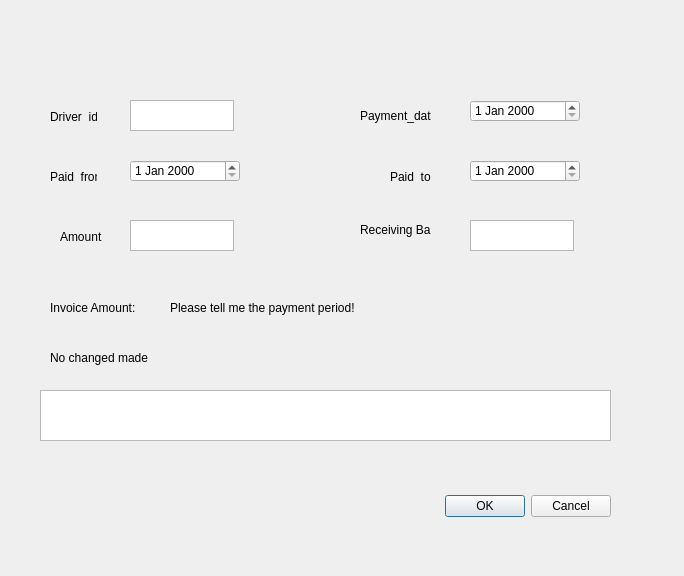
<?xml version="1.0" encoding="UTF-8"?>
<ui version="4.0">
 <class>Dialog</class>
 <widget class="QDialog" name="Dialog">
  <property name="geometry">
   <rect>
    <x>0</x>
    <y>0</y>
    <width>684</width>
    <height>576</height>
   </rect>
  </property>
  <property name="windowTitle">
   <string>Dialog</string>
  </property>
  <widget class="QDialogButtonBox" name="buttonBox">
   <property name="geometry">
    <rect>
     <x>270</x>
     <y>490</y>
     <width>341</width>
     <height>32</height>
    </rect>
   </property>
   <property name="orientation">
    <enum>Qt::Horizontal</enum>
   </property>
   <property name="standardButtons">
    <set>QDialogButtonBox::Cancel|QDialogButtonBox::Ok</set>
   </property>
  </widget>
  <widget class="QTableView" name="newRecord_output">
   <property name="geometry">
    <rect>
     <x>40</x>
     <y>390</y>
     <width>571</width>
     <height>51</height>
    </rect>
   </property>
  </widget>
  <widget class="QTextEdit" name="driverId_input">
   <property name="geometry">
    <rect>
     <x>130</x>
     <y>100</y>
     <width>104</width>
     <height>31</height>
    </rect>
   </property>
  </widget>
  <widget class="QLabel" name="label">
   <property name="geometry">
    <rect>
     <x>50</x>
     <y>110</y>
     <width>47</width>
     <height>13</height>
    </rect>
   </property>
   <property name="text">
    <string>Driver_id</string>
   </property>
  </widget>
  <widget class="QLabel" name="label_2">
   <property name="geometry">
    <rect>
     <x>50</x>
     <y>170</y>
     <width>47</width>
     <height>13</height>
    </rect>
   </property>
   <property name="text">
    <string>Paid_from</string>
   </property>
  </widget>
  <widget class="QTextEdit" name="amountPaid_input">
   <property name="geometry">
    <rect>
     <x>130</x>
     <y>220</y>
     <width>104</width>
     <height>31</height>
    </rect>
   </property>
  </widget>
  <widget class="QLabel" name="label_3">
   <property name="geometry">
    <rect>
     <x>60</x>
     <y>230</y>
     <width>47</width>
     <height>13</height>
    </rect>
   </property>
   <property name="text">
    <string>Amount</string>
   </property>
  </widget>
  <widget class="QLabel" name="label_4">
   <property name="geometry">
    <rect>
     <x>390</x>
     <y>170</y>
     <width>47</width>
     <height>13</height>
    </rect>
   </property>
   <property name="text">
    <string>Paid_to</string>
   </property>
  </widget>
  <widget class="QLabel" name="label_6">
   <property name="geometry">
    <rect>
     <x>360</x>
     <y>100</y>
     <width>71</width>
     <height>31</height>
    </rect>
   </property>
   <property name="text">
    <string>Payment_date</string>
   </property>
  </widget>
  <widget class="QTextEdit" name="receivingBank_input">
   <property name="geometry">
    <rect>
     <x>470</x>
     <y>220</y>
     <width>104</width>
     <height>31</height>
    </rect>
   </property>
  </widget>
  <widget class="QLabel" name="label_7">
   <property name="geometry">
    <rect>
     <x>360</x>
     <y>220</y>
     <width>71</width>
     <height>20</height>
    </rect>
   </property>
   <property name="text">
    <string>Receiving Bank</string>
   </property>
  </widget>
  <widget class="QLabel" name="label_5">
   <property name="geometry">
    <rect>
     <x>50</x>
     <y>300</y>
     <width>91</width>
     <height>16</height>
    </rect>
   </property>
   <property name="text">
    <string>Invoice Amount:</string>
   </property>
  </widget>
  <widget class="QLabel" name="invoiceAmount_output">
   <property name="geometry">
    <rect>
     <x>170</x>
     <y>300</y>
     <width>191</width>
     <height>16</height>
    </rect>
   </property>
   <property name="text">
    <string>Please tell me the payment period!</string>
   </property>
  </widget>
  <widget class="QLabel" name="inertion_output">
   <property name="geometry">
    <rect>
     <x>50</x>
     <y>350</y>
     <width>101</width>
     <height>16</height>
    </rect>
   </property>
   <property name="text">
    <string>No changed made</string>
   </property>
  </widget>
  <widget class="QDateEdit" name="payementDate_input">
   <property name="geometry">
    <rect>
     <x>470</x>
     <y>100</y>
     <width>110</width>
     <height>22</height>
    </rect>
   </property>
  </widget>
  <widget class="QDateEdit" name="paidFrom_input">
   <property name="geometry">
    <rect>
     <x>130</x>
     <y>160</y>
     <width>110</width>
     <height>22</height>
    </rect>
   </property>
  </widget>
  <widget class="QDateEdit" name="paidTo_input">
   <property name="geometry">
    <rect>
     <x>470</x>
     <y>160</y>
     <width>110</width>
     <height>22</height>
    </rect>
   </property>
  </widget>
 </widget>
 <resources/>
 <connections>
  <connection>
   <sender>buttonBox</sender>
   <signal>accepted()</signal>
   <receiver>Dialog</receiver>
   <slot>accept()</slot>
   <hints>
    <hint type="sourcelabel">
     <x>248</x>
     <y>254</y>
    </hint>
    <hint type="destinationlabel">
     <x>157</x>
     <y>274</y>
    </hint>
   </hints>
  </connection>
  <connection>
   <sender>buttonBox</sender>
   <signal>rejected()</signal>
   <receiver>Dialog</receiver>
   <slot>reject()</slot>
   <hints>
    <hint type="sourcelabel">
     <x>316</x>
     <y>260</y>
    </hint>
    <hint type="destinationlabel">
     <x>286</x>
     <y>274</y>
    </hint>
   </hints>
  </connection>
 </connections>
</ui>
